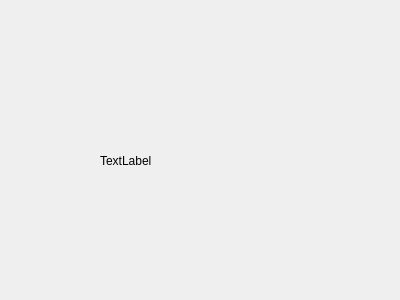
<?xml version="1.0" encoding="UTF-8"?>
<ui version="4.0">
 <class>ShowWidget</class>
 <widget class="QWidget" name="ShowWidget">
  <property name="geometry">
   <rect>
    <x>0</x>
    <y>0</y>
    <width>400</width>
    <height>300</height>
   </rect>
  </property>
  <property name="sizePolicy">
   <sizepolicy hsizetype="Expanding" vsizetype="Expanding">
    <horstretch>0</horstretch>
    <verstretch>0</verstretch>
   </sizepolicy>
  </property>
  <property name="windowTitle">
   <string>Form</string>
  </property>
  <widget class="QLabel" name="label">
   <property name="geometry">
    <rect>
     <x>100</x>
     <y>80</y>
     <width>91</width>
     <height>161</height>
    </rect>
   </property>
   <property name="text">
    <string>TextLabel</string>
   </property>
  </widget>
 </widget>
 <resources/>
 <connections/>
</ui>
